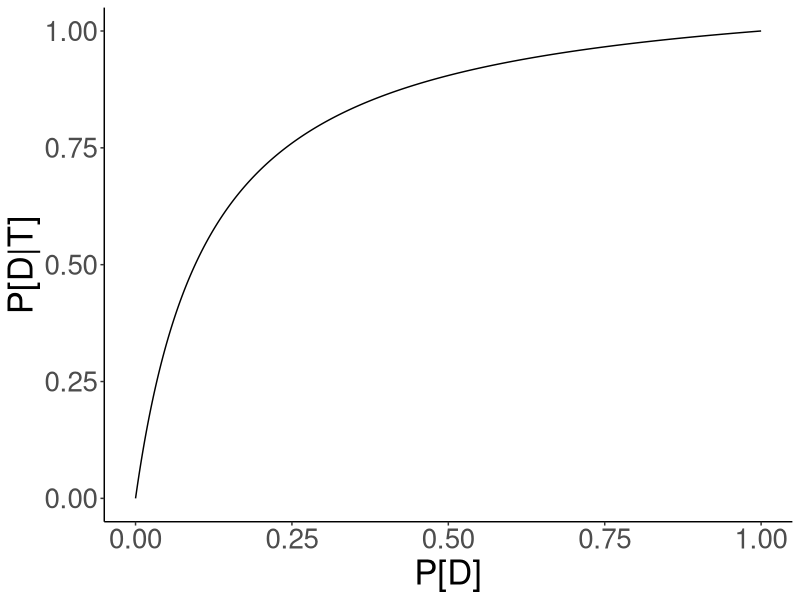
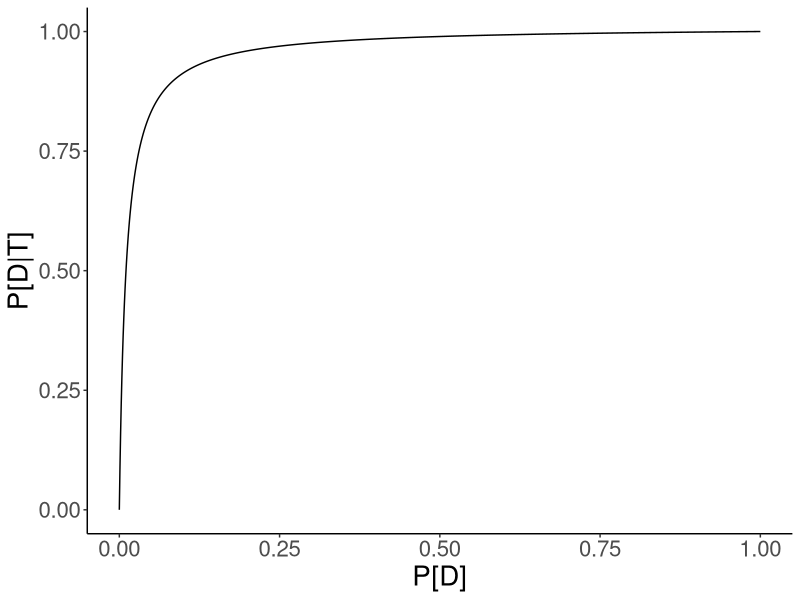

Reproduce these figures in R, in order.
## ---- chunk 1

library(ggplot2)
pD = seq(0,1,by=0.001)
pTgivenD = 0.95
pTgiven_notD = 0.1

# law of total probability:
pT =  pTgivenD * pD + pTgiven_notD*(1-pD)

#Bayes Theorem:
pDgivenT = pTgivenD*pD/pT

dat = data.frame(pT = pD,pDgivenT = pDgivenT)

ggplot(dat,aes(x  = pD,y = pDgivenT)) +
  geom_line() +
  theme_classic() +
  xlab("P[D]") + 
  ylab("P[D|T]") + 
  theme(text = element_text(size = 25))  


## ---- chunk 2

pD = seq(0,1,by=0.001)
pTgivenD = 0.95
pTgiven_notD = 0.01

# law of total probability:
pT =  pTgivenD * pD + pTgiven_notD*(1-pD)

#Bayes Theorem:
pDgivenT = pTgivenD*pD/pT

dat = data.frame(pT = pD,pDgivenT = pDgivenT)

ggplot(dat,aes(x  = pD,y = pDgivenT)) +
  geom_line() +
  theme_classic()+
  xlab("P[D]") + 
  ylab("P[D|T]") + 
  theme(text = element_text(size = 20)) 


